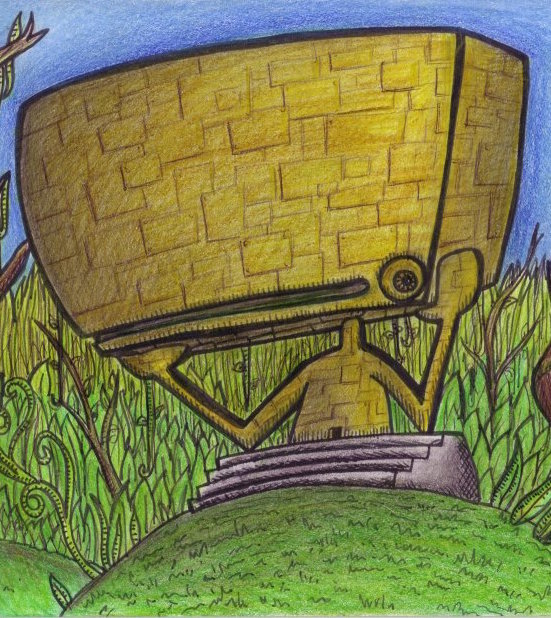
#> input picture moulinette.jpg, 551 x 618 px
$ jupyter execute task.ipynb
#> lines starting #> are read from the running program, lines starting #| are printed output that depends on the picture
# Задание 1. Перевести картинку по своему выбору в ЧБ

[cell 1]
from PIL import Image
# Open the image file
image_path = "moulinette.jpg"  # Replace with the actual path to your image
image = Image.open(image_path)
#> image is the input picture: PIL image 551x618 RGB; mean R, G, B 123.8, 127, 75.9

# Convert the image to black and white
bw_image = image.convert("L")
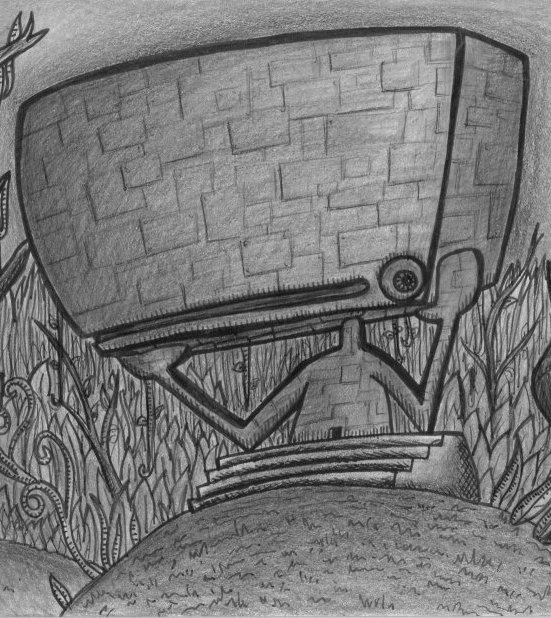
#> bw_image: PIL image 551x618 L; min 10, max 230, mean 120.2

# Save the black and white image
bw_image.save("bw_moulinette.jpg")  # Replace with the desired path and filename
